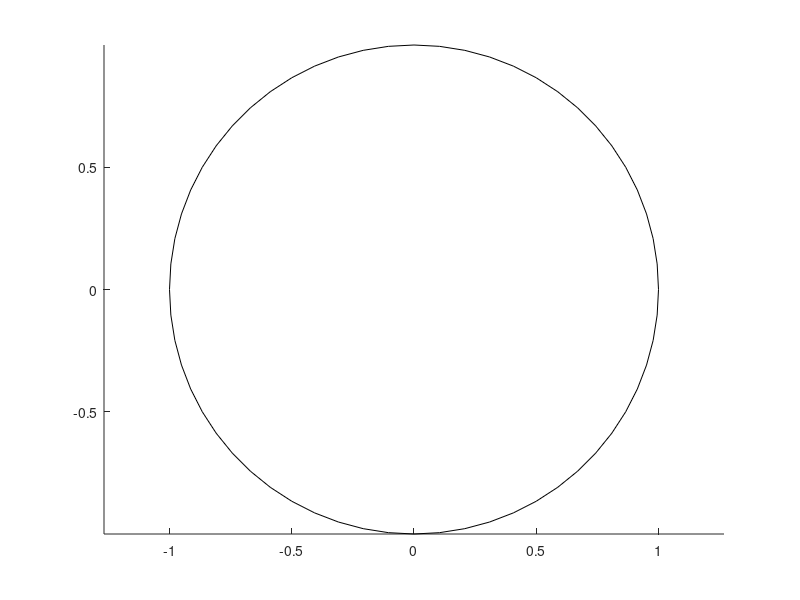

The MATLAB script that drew this image: (Note: this script raises an error after producing the figure.)
% Erivelton Gualter 

clear all
close all

figure('Name','atan2 studying','NumberTitle','off');
axis equal
hold on

rectangle('Position',[-1 -1 2 2], 'Curvature', 1);

XY = [-1; 1];
plotline(XY)

atan2(XY(2),XY(1))




function plotline(XY)
    line([0 XY(1)], [0 XY(2)],'Color','black','LineWidth',2);
    txt = num2str(XY);
    text(XY(1), XY(2),txt,'FontSize',14,'interpreter', 'latex');
end
